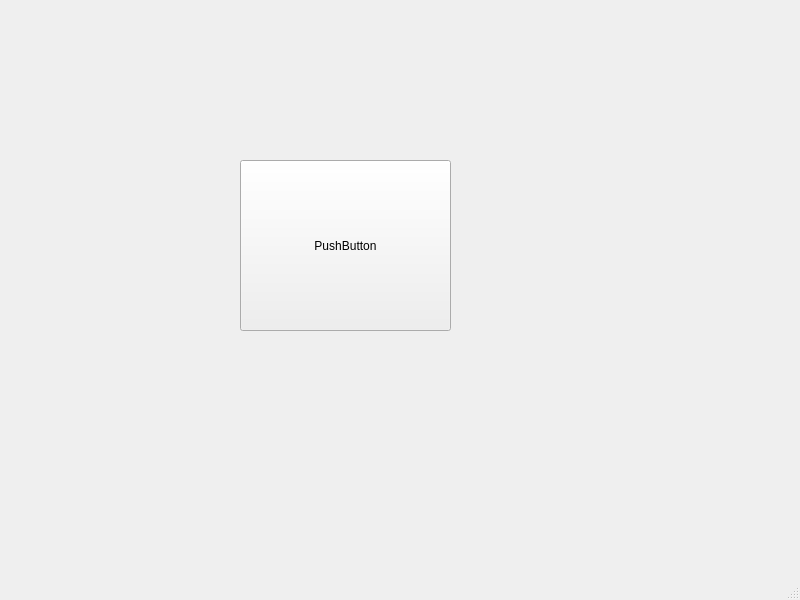
<?xml version="1.0" encoding="UTF-8"?>
<ui version="4.0">
 <class>CWidget</class>
 <widget class="QMainWindow" name="CWidget">
  <property name="geometry">
   <rect>
    <x>0</x>
    <y>0</y>
    <width>800</width>
    <height>600</height>
   </rect>
  </property>
  <property name="windowTitle">
   <string>MainWindow</string>
  </property>
  <widget class="QWidget" name="centralwidget">
   <widget class="QPushButton" name="push_btn">
    <property name="geometry">
     <rect>
      <x>240</x>
      <y>160</y>
      <width>211</width>
      <height>171</height>
     </rect>
    </property>
    <property name="text">
     <string>PushButton</string>
    </property>
   </widget>
  </widget>
  <widget class="QMenuBar" name="menubar">
   <property name="geometry">
    <rect>
     <x>0</x>
     <y>0</y>
     <width>800</width>
     <height>23</height>
    </rect>
   </property>
  </widget>
  <widget class="QStatusBar" name="statusbar"/>
 </widget>
 <resources/>
 <connections/>
</ui>
